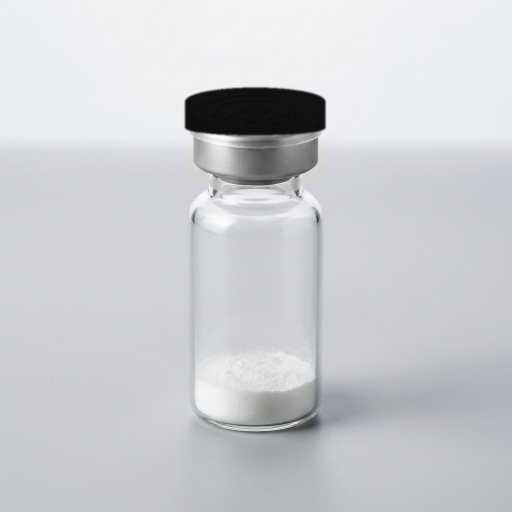
#> input picture scripts/generic_vial_template_clean.png, 1024 x 1024 px (shown at 1/2 size)
$ python -i generate_hyper_vials.py   (imports and definitions only)
#> lines starting #> are read from the running program, lines starting #| are printed output that depends on the picture; after the words box and inside, x2 and y2 are one past the last pixel; in counts of white or black regions, pixels touching at a corner belong together
import cv2
import numpy as np
from PIL import Image, ImageChops, ImageEnhance
import os

def warp_label(img_path):
#> called with img_path = 'generic_vial_template_clean.png'
    img = cv2.imread(img_path, cv2.IMREAD_UNCHANGED)
#> img is the input picture: shape (1024, 1024, 4); mean B, G, R, A 209.8, 205.7, 204.2, 255
    if img is None:
        return None
    if img.shape[2] == 3:
        img = cv2.cvtColor(img, cv2.COLOR_BGR2BGRA)

    h, w = img.shape[:2]
#> h = 1024; w = 1024
    # Subtle cylinder curve
    f = 800
    camera_dist = 800

    K = np.array([[f, 0, w/2], [0, f, h/2], [0, 0, 1]])

    x, y = np.meshgrid(np.arange(w), np.arange(h))
    x_c = x - w/2
    y_c = y - h/2

    theta = x_c / f
    x_p = np.sin(theta) * camera_dist
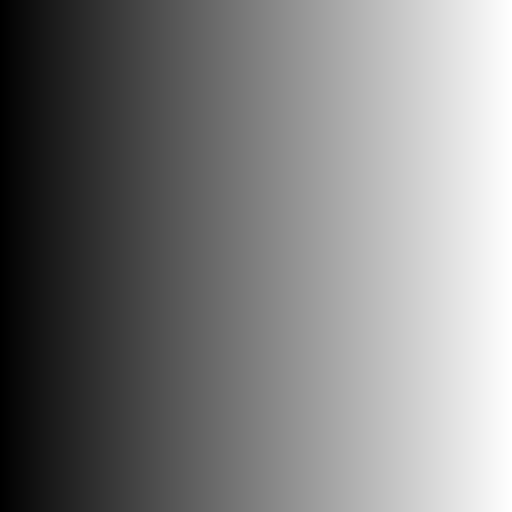
#> theta: shape (1024, 1024) float64 (shown at 1/2 size); min -0.64, max 0.639, mean -0.000625; drawn with min black and max white
    z_p = np.cos(theta) * camera_dist

    x_img = (x_p * f / z_p) + w/2
    y_img = (y_c * camera_dist / z_p) + h/2

    map_x = x_img.astype(np.float32)
    map_y = y_img.astype(np.float32)

    warped = cv2.remap(img, map_x, map_y, cv2.INTER_LINEAR, borderMode=cv2.BORDER_CONSTANT, borderValue=(0,0,0,0))
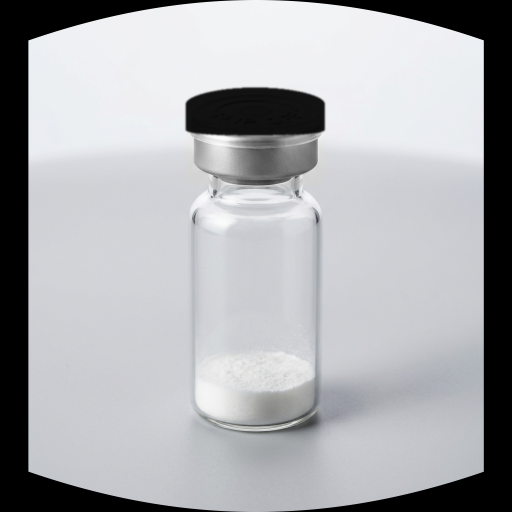
#> warped: shape (1024, 1024, 4) (shown at 1/2 size); mean B, G, R, A 175.6, 172.3, 171.1, 214.8

    # Crop bounding box of non-transparent pixels
    alpha = warped[:,:,3]
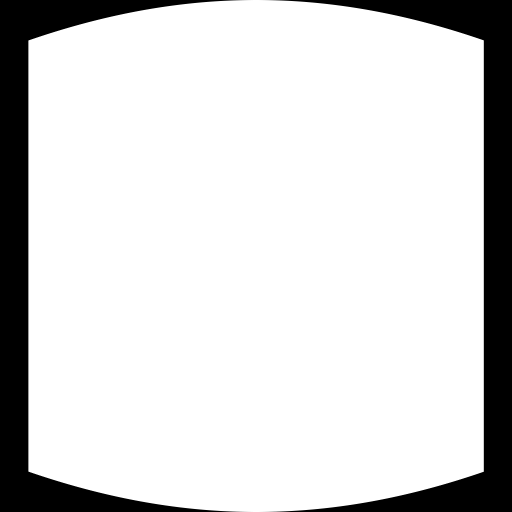
#> alpha: shape (1024, 1024) (shown at 1/2 size); min 0, max 255, mean 214.8
    coords = cv2.findNonZero(alpha)
#> coords = contour of 884931 points, box (x1, y1, x2, y2) (56, 0, 968, 1024), area 432
    if coords is not None:
        x_min, y_min, w_c, h_c = cv2.boundingRect(coords)
#> x_min = 56; y_min = 0; w_c = 912; h_c = 1024
        warped = warped[y_min:y_min+h_c, x_min:x_min+w_c]
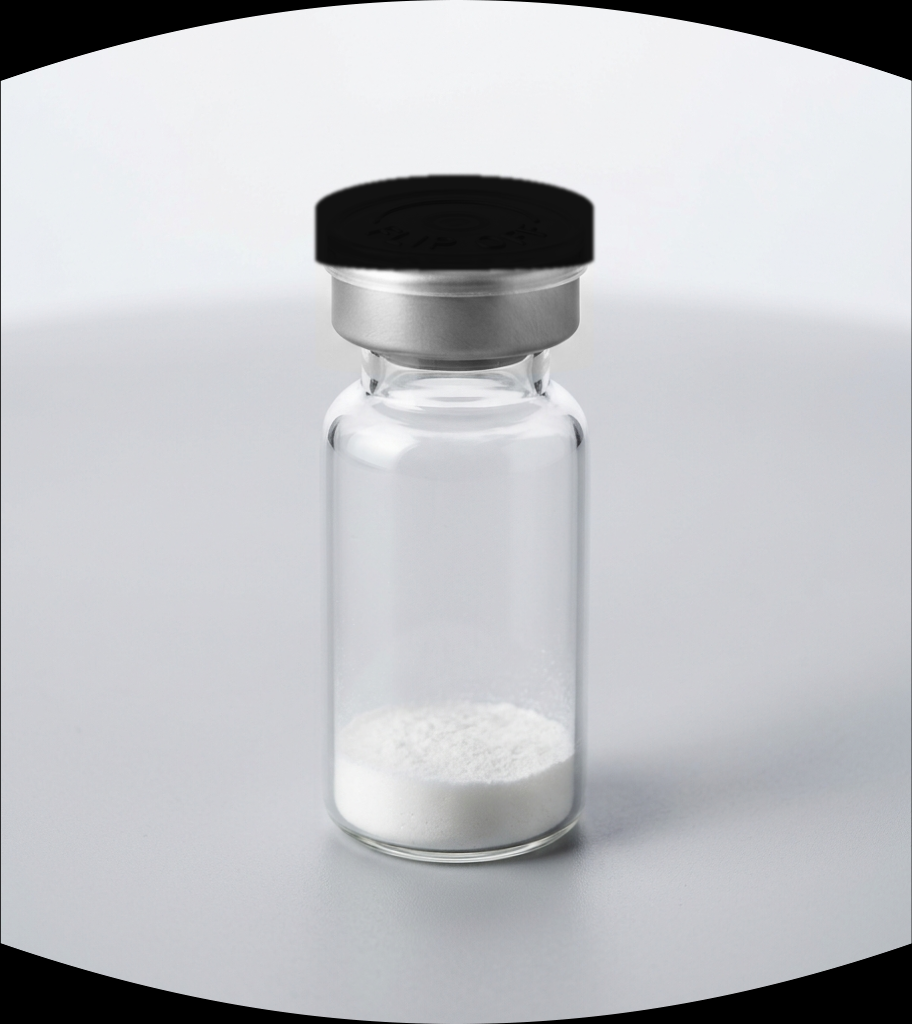
#> warped: shape (1024, 912, 4); mean B, G, R, A 197.2, 193.4, 192.1, 241.1

    warped_pil = Image.fromarray(cv2.cvtColor(warped, cv2.COLOR_BGRA2RGBA))
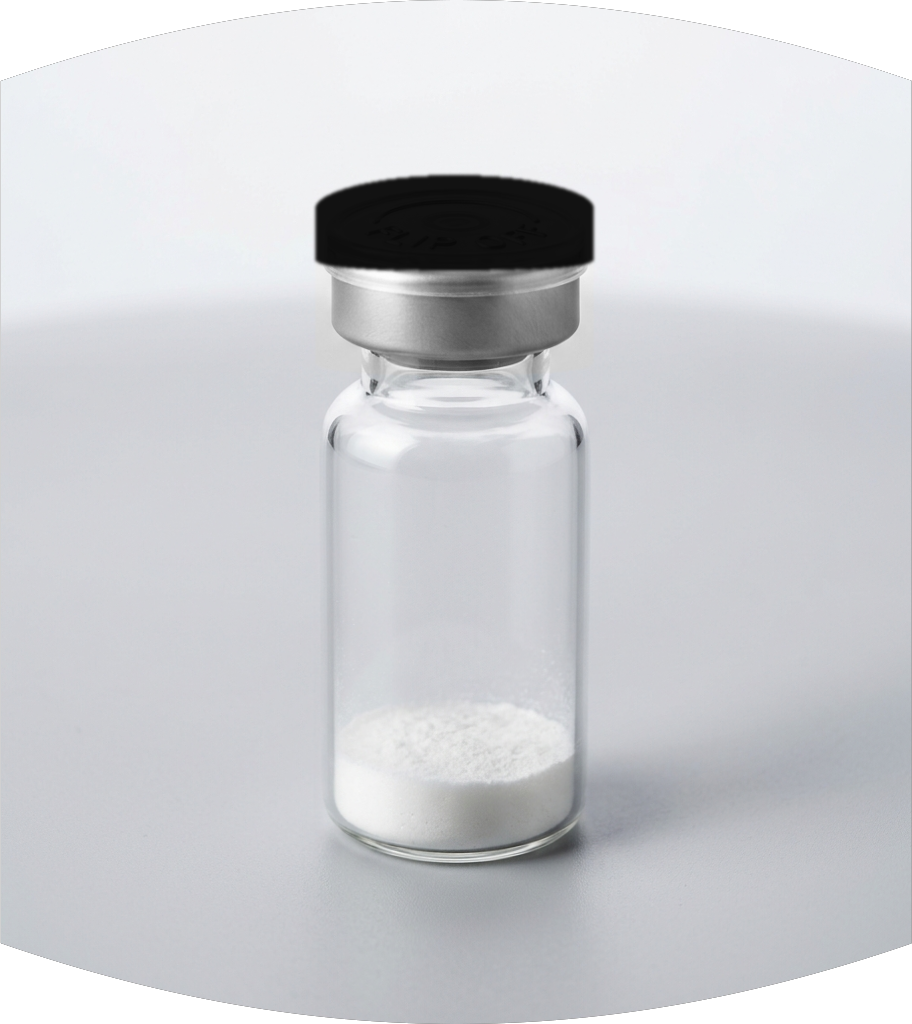
#> warped_pil: PIL image 912x1024 RGBA; mean R, G, B, A 192.1, 193.4, 197.2, 241.1; transparent parts drawn white
    return warped_pil

TEMPLATE_PATH = "/Users/tonymac/.gemini/antigravity/scratch/peptides-and-you/scripts/generic_vial_template_clean.png"
LABELS_DIR = "/Users/tonymac/.gemini/antigravity/scratch/peptides-and-you/public/images/labels"
OUTPUT_DIR = "/Users/tonymac/.gemini/antigravity/scratch/peptides-and-you/public/products/generated"

# [2 lines not run here, left out]

glass_left = 360
glass_right = 660
glass_width = glass_right - glass_left

target_w = glass_width - 4
x_offset = glass_left + 2
y_offset = 420

mapping = {
    1: "bpc-157-5mg.png",
    2: "bpc-157-10mg.png",
    3: "tb-500-2mg.png",
    4: "tb-500-5mg.png",
    5: "ghk-cu-50mg.png",
    6: "ghk-cu-100mg.png",
    7: "retatrutide-5mg.png",
    8: "retatrutide-10mg.png",
    9: "retatrutide-15mg.png",
    10: "wolverine-stack-10mg.png",
    11: "wolverine-stack-20mg.png",
    12: "epithalon-10mg.png",
    13: "aod9604-5mg.png",
    14: "selank-5mg.png",
    15: "cjc-1295-2mg-dac.png",
    16: "cjc-1295-5mg-dac.png",
    17: "cjc-1295-2mg-nodac.png",
    18: "ipamorelin-2mg.png",
    19: "ipamorelin-5mg.png",
    20: "hgh-10iu.png",
    21: "hgh-15iu.png",
    22: "hgh-20iu.png"
}

# [36 lines not run here, left out]

>>> result = warp_label('generic_vial_template_clean.png')
